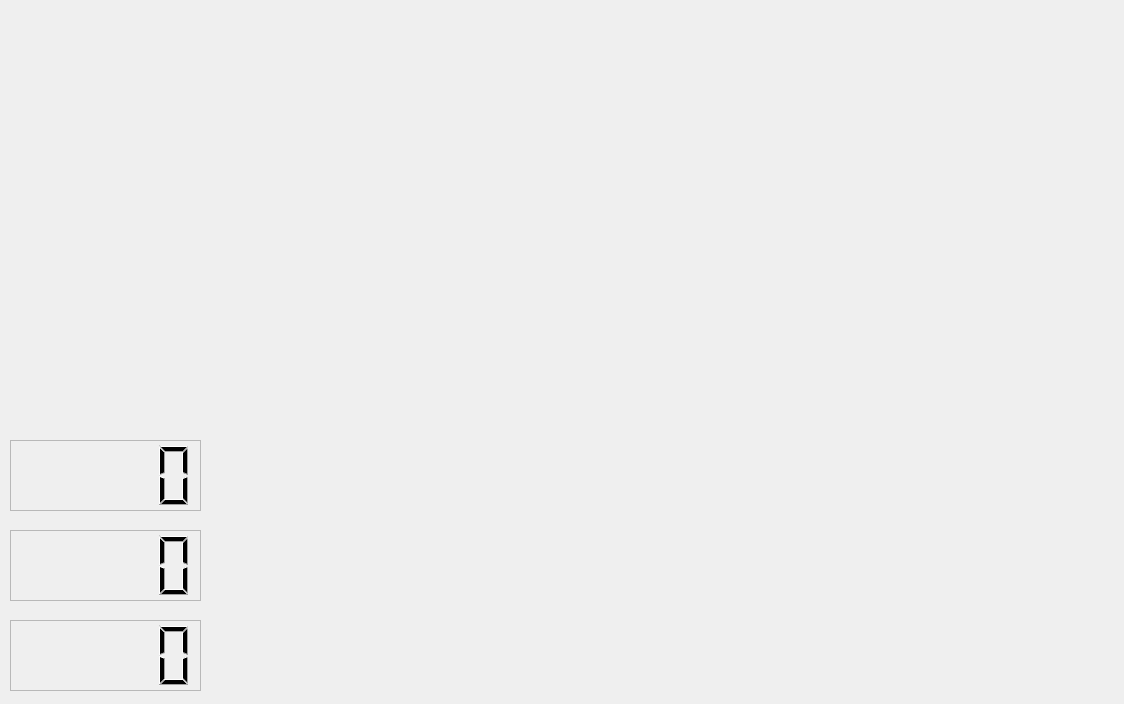
<?xml version="1.0" encoding="UTF-8"?>
<ui version="4.0">
 <class>Prueba</class>
 <widget class="QMainWindow" name="Prueba">
  <property name="geometry">
   <rect>
    <x>0</x>
    <y>0</y>
    <width>1124</width>
    <height>704</height>
   </rect>
  </property>
  <property name="windowTitle">
   <string>MainWindow</string>
  </property>
  <property name="iconSize">
   <size>
    <width>24</width>
    <height>24</height>
   </size>
  </property>
  <widget class="QWidget" name="centralwidget">
   <widget class="QLCDNumber" name="lcdNumber">
    <property name="geometry">
     <rect>
      <x>10</x>
      <y>440</y>
      <width>191</width>
      <height>71</height>
     </rect>
    </property>
    <property name="styleSheet">
     <string notr="true">gridline-color: rgb(85, 255, 255);</string>
    </property>
    <property name="frameShape">
     <enum>QFrame::StyledPanel</enum>
    </property>
    <property name="smallDecimalPoint">
     <bool>false</bool>
    </property>
   </widget>
   <widget class="QLCDNumber" name="lcdNumber_2">
    <property name="geometry">
     <rect>
      <x>10</x>
      <y>530</y>
      <width>191</width>
      <height>71</height>
     </rect>
    </property>
    <property name="frameShape">
     <enum>QFrame::StyledPanel</enum>
    </property>
    <property name="smallDecimalPoint">
     <bool>false</bool>
    </property>
   </widget>
   <widget class="QLCDNumber" name="lcdNumber_3">
    <property name="geometry">
     <rect>
      <x>10</x>
      <y>620</y>
      <width>191</width>
      <height>71</height>
     </rect>
    </property>
    <property name="frameShape">
     <enum>QFrame::StyledPanel</enum>
    </property>
    <property name="smallDecimalPoint">
     <bool>false</bool>
    </property>
   </widget>
  </widget>
 </widget>
 <resources/>
 <connections/>
</ui>
